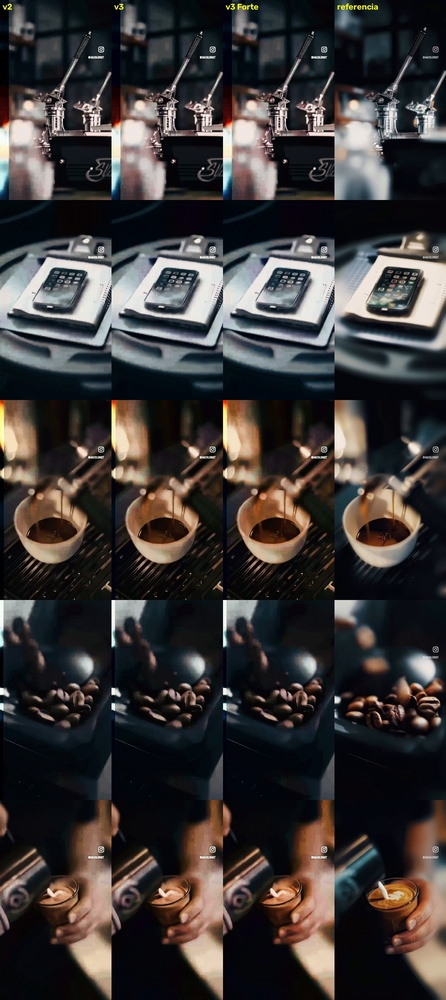
#> input picture davinci/looks/cafe/comparacao_v3.jpg, 446 x 1000 px, shrunk from 1392 x 3120 before the run, given in place of 001.png, which was not available
$ python pairs.py comparacao_v3.jpg   (older library calls are emulated)
#> lines starting #> are read from the running program, lines starting #| are printed output that depends on the picture; after the words box and inside, x2 and y2 are one past the last pixel; in counts of white or black regions, pixels touching at a corner belong together; long printed decimals are rounded; pictures that were not available may be replaced by others from this repository, and a replacement may not be noted
import cv2,numpy as np,sys
S=sys.argv[1]
PAIRS=[(1,12),(13,23),(47,57),(58,68),(69,80)]
def ld(i): return cv2.imread(f"{S}/f/{i:03d}.png")[:,:,::-1].astype(np.float32)/255
#> called with i = 1
allA=[];allB=[]
for a,b in PAIRS:
    A=ld(a);B=ld(b);H,W=A.shape[:2]
#> call 2 of ld, with i = 12
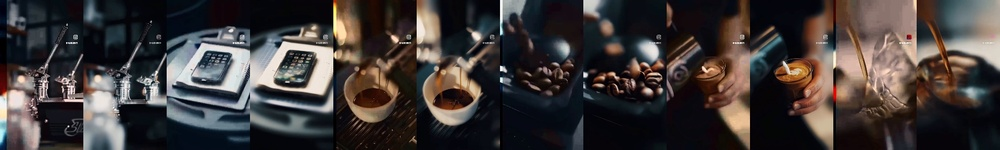
#> input picture davinci/looks/cafe/val_lut.jpg, 1000 x 150 px, shrunk from 1920 x 288 before the run, given in place of 012.png, which was not available
#> after `H, W = A.shape[:2]`: H = 1000; W = 446
    ga=cv2.GaussianBlur(cv2.cvtColor((A*255).astype(np.uint8),cv2.COLOR_RGB2GRAY),(5,5),0)
    gb=cv2.GaussianBlur(cv2.cvtColor((B*255).astype(np.uint8),cv2.COLOR_RGB2GRAY),(5,5),0)
    # normalise contrast for alignment (log vs graded differ): use edges
    ea=cv2.Canny(ga,10,40).astype(np.float32); eb=cv2.Canny(gb,20,80).astype(np.float32)
#> after `ea = cv2.Canny(ga, 10, 40).astype(np.float32)`:
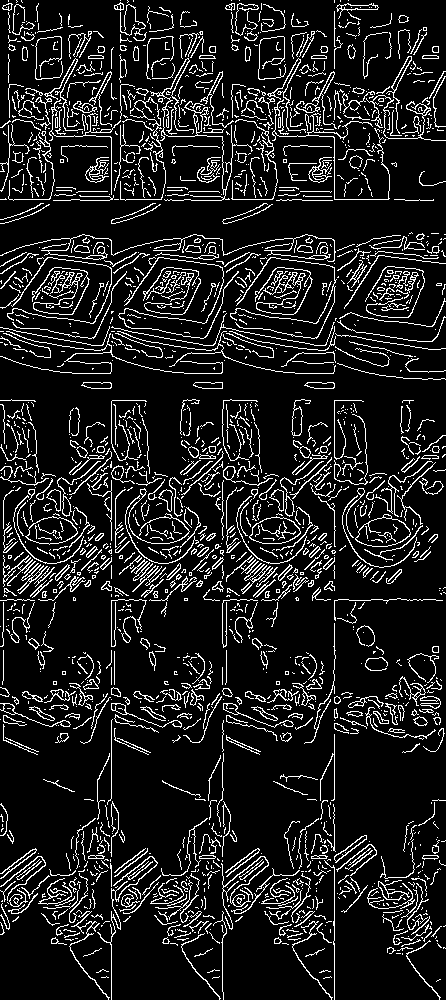
#> ea: shape (1000, 446) float32; 12% white in thin lines or dots
#> after `eb = cv2.Canny(gb, 20, 80).astype(np.float32)`: eb: shape (150, 1000) float32; 10.9% white in thin lines or dots
    ea=cv2.GaussianBlur(ea,(9,9),0); eb=cv2.GaussianBlur(eb,(9,9),0)
#> after `eb = cv2.GaussianBlur(eb, (9, 9), 0)`:
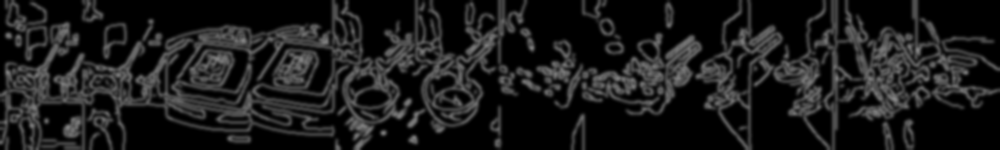
#> eb: shape (150, 1000) float32; min 0, max 133.2, mean 27.8
    M=np.eye(2,3,dtype=np.float32)
    try:
        _,M=cv2.findTransformECC(ea,eb,M,cv2.MOTION_AFFINE,(cv2.TERM_CRITERIA_EPS|cv2.TERM_CRITERIA_COUNT,200,1e-5),None,5)
#> M = [[0.992, -0.217, 22.48], [-0.00267, 1.08, -13.68]]
    except cv2.error as e: print("ecc fail",a,b)
    Bw=cv2.warpAffine(B,M,(W,H),flags=cv2.INTER_LINEAR+cv2.WARP_INVERSE_MAP)
    mask=np.zeros((H,W),bool); mask[int(.03*H):int(.97*H),int(.18*W):int(.9*W)]=True
    mask[int(.17*H):int(.33*H),int(.7*W):]=False
    # reject misaligned: local edge mismatch -> use blurred images, drop high-gradient pixels
    gA=np.abs(cv2.Laplacian(cv2.GaussianBlur(A,(0,0),2),cv2.CV_32F)).sum(2)
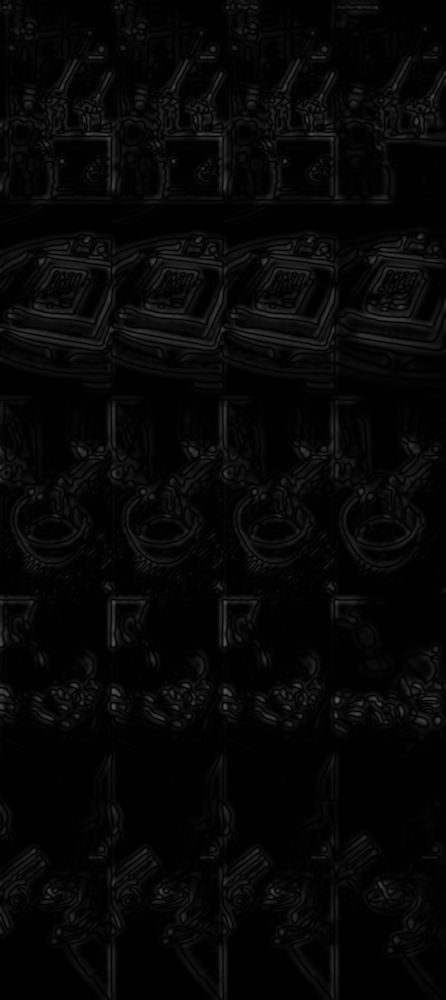
#> gA: shape (1000, 446) float32; min 0, max 0.362, mean 0.0258
    mask&=gA<np.percentile(gA,70)
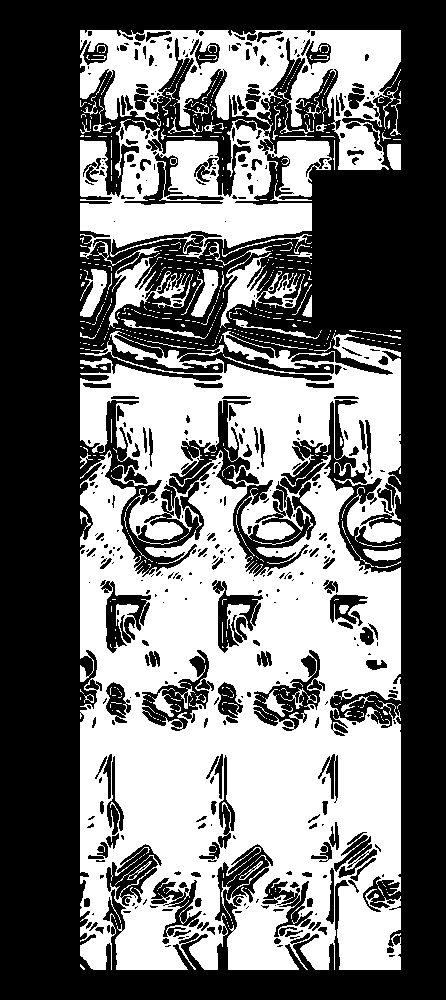
#> mask: shape (1000, 446) bool; 44.3% white; 637 white regions (567 under 20 px), largest, box (x1, y1, x2, y2) and area: (80, 331, 401, 970) 146707, (80, 30, 401, 328) 40851, (205, 242, 305, 328) 1963
    Ab=cv2.GaussianBlur(A,(0,0),2);Bb=cv2.GaussianBlur(Bw,(0,0),2)
#> after `Ab = cv2.GaussianBlur(A, (0, 0), 2)`:
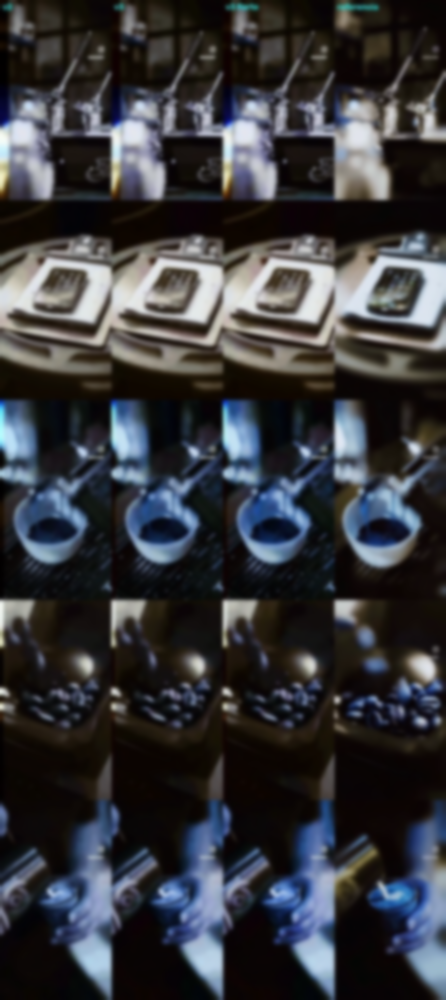
#> Ab: shape (1000, 446, 3) float32; mean B, G, R 0.239, 0.223, 0.22
    allA.append(Ab[mask]);allB.append(Bb[mask])
    print(a,b,"M",np.round(M,3).tolist(),"n",mask.sum(),"logpct",np.round(np.percentile(Ab[mask].mean(1),[0.5,5,50,95,99.5]),3))
#| 1 12 M [[0.992, -0.217, 22.475], [-0.003, 1.085, -13.679]] n 197651 logpct [0.02  0.023 0.075 0.695 0.901]
    cv2.imwrite(f"{S}/work/al_{a}.png",(np.hstack([A,Bw])[:,:,::-1]*255).astype(np.uint8))
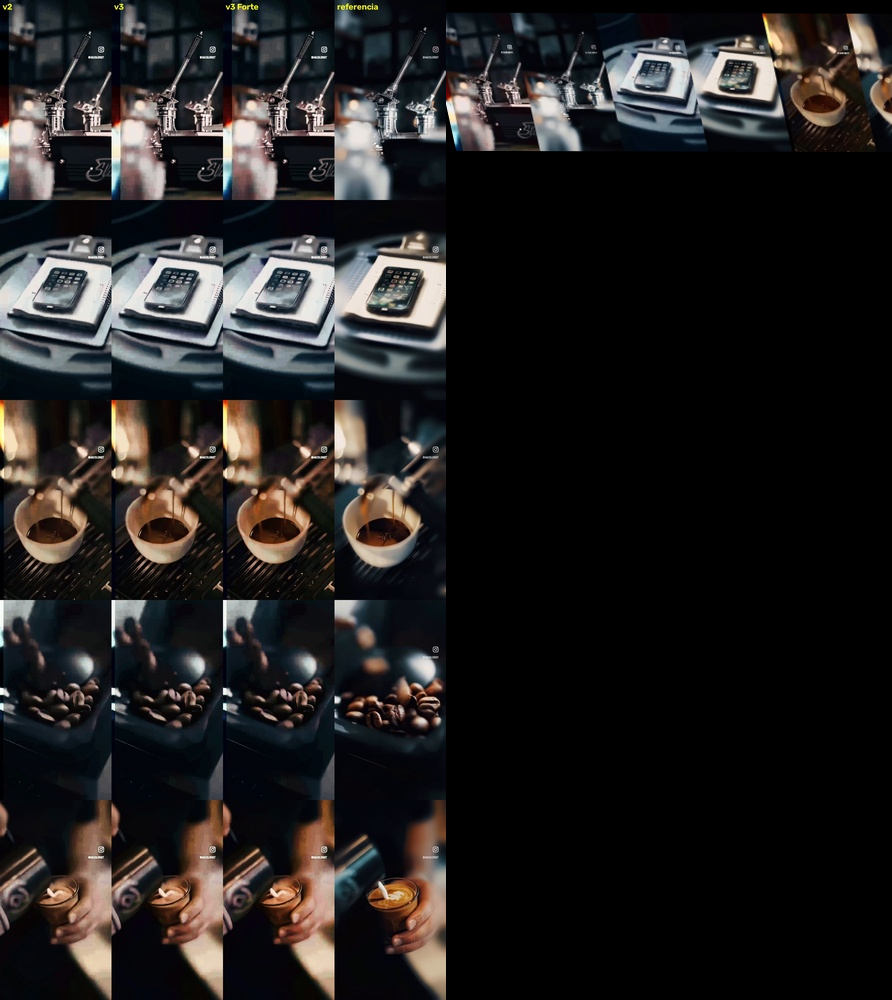
#> saved as al_1.png: shape (1000, 892, 3); mean B, G, R 32.7, 33.1, 35.2
#> (the run stopped early here; a loop or call above may not have finished)
